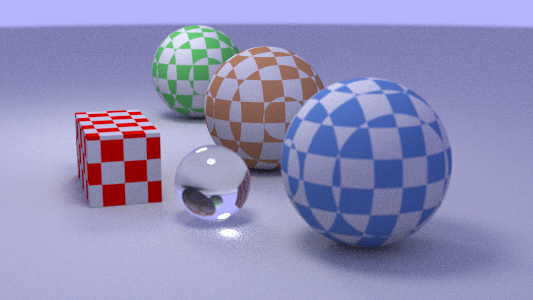

This figure's Python source:

from sightpy.render import *
from sightpy.scene import Scene

point3 = vec3
color = vec3



scene = Scene(ambient_color = color(0.5,0.5,1.0))

#floor
scene.add(Sphere(point3(0,-1000,0), 1000, Diffuse(solid_color(0.5, 0.5, 0.5))))

scene.add(Sphere(point3(-5, 1, 0), 1.0, Diffuse(checker_texture(solid_color(0.1, 0.4, 0.1) , solid_color(0.5, 0.5, 0.5)))))
scene.add(Sphere(point3(0, 1, 0), 1.0, Diffuse(checker_texture(solid_color(0.4, 0.2, 0.1) , solid_color(0.5, 0.5, 0.5)))))
scene.add(Sphere(point3(4, 1, 0), 1.0, Diffuse(checker_texture(solid_color(0.1, 0.2, 0.4) , solid_color(0.5, 0.5, 0.5)))))


scene.add(Sphere(point3(2.5, 0.49, 1.5), 0.5, Refractive(1.5)))
scene.add(Box(point3(-0.5, 0, 2), point3(1.5, 1, 3), Diffuse(checker_texture(solid_color(0.6, 0.0, 0.0) , solid_color(0.5, 0.5, 0.5)))))




scene.add_Camera(lookfrom = point3(13,3.3,4),
			  lookat = point3(0,0.3,0),
			  screen_width = int(400*16/9), 
			  screen_height = 400,
			  field_of_view = 20,
			  focal_distance  = (point3(13,2,4)).length(),
			  aperture  = 0.1)


img = scene.render(samples_per_pixel = 1000, max_depth = 5)

img.save("example1.png")

img.show()

